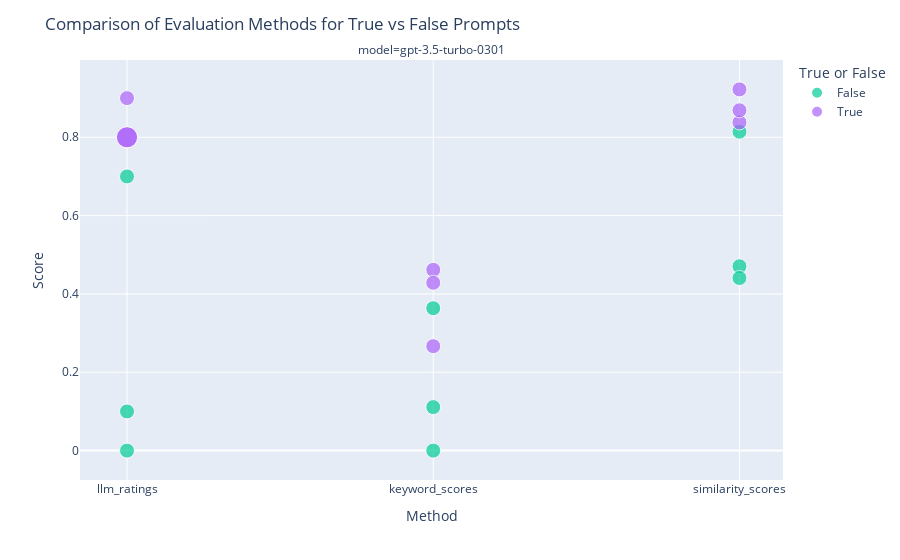

The code cell stored with this chart in its notebook:
### Code cell
# Calculate the count for each combination of method, score, true_or_false, and model
df_best_scores['count'] = df_best_scores.groupby(['method', 'score', 'true_or_false', 'model'])['model'].transform('count')

# Creating the scatter plot
fig = px.scatter(df_best_scores, x='method', y='score', color='true_or_false', 
                 facet_col='model', facet_col_wrap=2, 
                 hover_data=['original_prompt'], category_orders={'true_or_false': ['True', 'False']},
                 size='count', size_max=15)

# Customizing the layout
fig.update_layout(title='Comparison of Evaluation Methods for True vs False Prompts',
                  xaxis_title='Method', yaxis_title='Score',
                  legend_title_text='True or False')

### Figure 1 — Plotly figure (JSON) as saved in the notebook; plotly's stock layout.template omitted (floating-point values rounded to 4 significant figures)
{"data": [{"customdata": [["How do astroflora perform photosynthesis in low light?"], ["What particle stabilizes the membrane of hover frogs and how?"], ["Which organelle contains the cell's futurogenic material and how does it work?"], ["How do astroflora perform photosynthesis in low light?"], ["What particle stabilizes the membrane of hover frogs and how?"], ["Which organelle contains the cell's futurogenic material and how does it work?"], ["How do astroflora perform photosynthesis in low light?"], ["What particle stabilizes the membrane of hover frogs and how?"], ["Which organelle contains the cell's futurogenic material and how does it work?"]], "hovertemplate": "true_or_false=False<br>model=gpt-3.5-turbo-0301<br>method=%{x}<br>score=%{y}<br>count=%{marker.size}<br>original_prompt=%{customdata[0]}<extra></extra>", "legendgroup": "False", "marker": {"color": "#00cc96", "size": [1, 1, 1, 1, 1, 1, 1, 1, 1], "sizemode": "area", "sizeref": 0.008889, "symbol": "circle"}, "mode": "markers", "name": "False", "orientation": "v", "showlegend": true, "type": "scatter", "x": ["llm_ratings", "llm_ratings", "llm_ratings", "keyword_scores", "keyword_scores", "keyword_scores", "similarity_scores", "similarity_scores", "similarity_scores"], "xaxis": "x", "y": [0.7, 0, 0.1, 0.3636, 0.1111, 0, 0.8143, 0.4707, 0.4407], "yaxis": "y"}, {"customdata": [["What do genes consist of and how do they work?"], ["What is the basic unit of life and what does this mean?"], ["What is the powerhouse of the cell and how does it work?"], ["What do genes consist of and how do they work?"], ["What is the basic unit of life and what does this mean?"], ["What is the powerhouse of the cell and how does it work?"], ["What do genes consist of and how do they work?"], ["What is the basic unit of life and what does this mean?"], ["What is the powerhouse of the cell and how does it work?"]], "hovertemplate": "true_or_false=True<br>model=gpt-3.5-turbo-0301<br>method=%{x}<br>score=%{y}<br>count=%{marker.size}<br>original_prompt=%{customdata[0]}<extra></extra>", "legendgroup": "True", "marker": {"color": "#ab63fa", "size": [2, 2, 1, 1, 1, 1, 1, 1, 1], "sizemode": "area", "sizeref": 0.008889, "symbol": "circle"}, "mode": "markers", "name": "True", "orientation": "v", "showlegend": true, "type": "scatter", "x": ["llm_ratings", "llm_ratings", "llm_ratings", "keyword_scores", "keyword_scores", "keyword_scores", "similarity_scores", "similarity_scores", "similarity_scores"], "xaxis": "x", "y": [0.8, 0.8, 0.9, 0.4615, 0.2667, 0.4286, 0.8379, 0.9223, 0.8689], "yaxis": "y"}], "layout": {"annotations": [{"font": {}, "showarrow": false, "text": "model=gpt-3.5-turbo-0301", "x": 0.5, "xanchor": "center", "xref": "paper", "y": 1, "yanchor": "bottom", "yref": "paper"}], "legend": {"itemsizing": "constant", "title": {"text": "True or False"}, "tracegroupgap": 0}, "margin": {"t": 60}, "title": {"text": "Comparison of Evaluation Methods for True vs False Prompts"}, "xaxis": {"anchor": "y", "domain": [0, 1], "title": {"text": "Method"}}, "yaxis": {"anchor": "x", "domain": [0, 1], "title": {"text": "Score"}}}}
